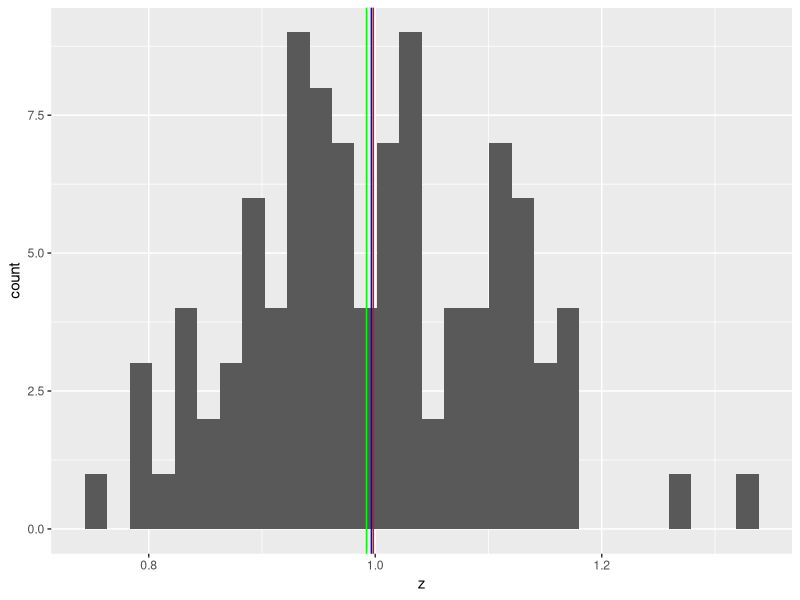
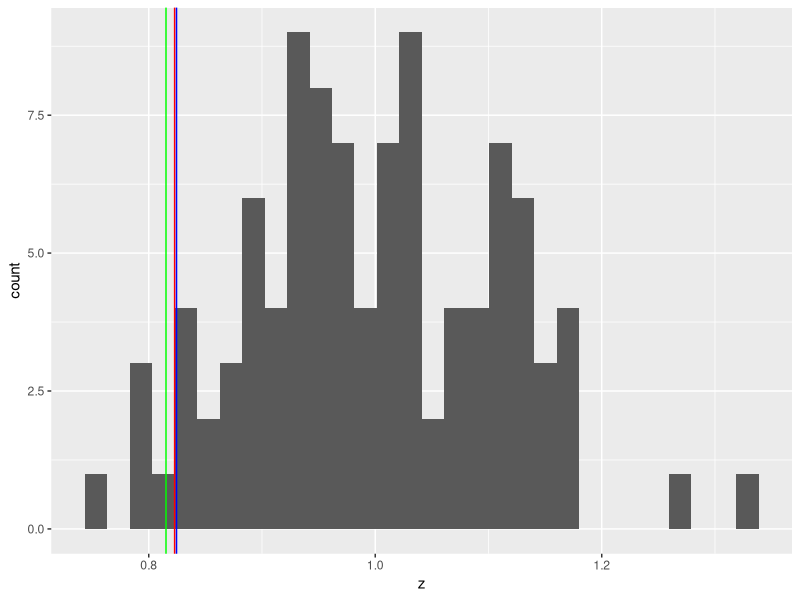

Write R code to recreate these figures, in order.
#descriptive stats - lab 
library(tidyverse)

# central tendency --------------------------------------------------------

(z <- exp(rnorm(n = 100, mean = 0, sd = 0.1)))

#arith
(zarith <- (sum(z)/length(z)))
#geom
(zgeom <- exp(sum(log(z)) / length(z)))
#median
(zmed <- median(z))

#histogram
ztibbl <- tibble(z) 

ztibbl %>% 
  ggplot(mapping = aes(x = z)) +
  geom_histogram()+
  geom_vline(xintercept = zarith, color = "red") +
  geom_vline(xintercept = zgeom, color = "green") +
  geom_vline(xintercept = zmed, color = "blue")

#for zrev
(z_rev <- -z + max(z) + 0.5)
#arith
(zrevarith <- (sum(z_rev)/length(z_rev)))
#geom
(zrevgeom <- prod(z_rev)^(1/length(z_rev))
)#median
(zrevmed <- median(z_rev))

#histogram
zrevtibbl <- tibble(z_rev) 

ztibbl %>% 
  ggplot(mapping = aes(x = z)) +
  geom_histogram()+
  geom_vline(xintercept = zrevarith, color = "red") +
  geom_vline(xintercept = zrevgeom, color = "green") +
  geom_vline(xintercept = zrevmed, color = "blue")

# variation  --------------------------------------------------------------
w <- rnorm(100, mean = 10, sd = 1) 
head(w)

m <- c(w*1000)

sd_w <- sqrt(sum(w - mean(w)^2) / length(w))
mad_w <- median(abs(w - median(w)))

sd_m <- sqrt(sum(m - mean(m)^2) / length(m))
mad_m <- median(abs(m - median(m)))

#CV and MAD/Median for w and m
#CV is a very common measure in ecology
sd_w / mean(w)
sd_m / mean(m)

mad(w)/median(w)
mad(m)/median(m)
